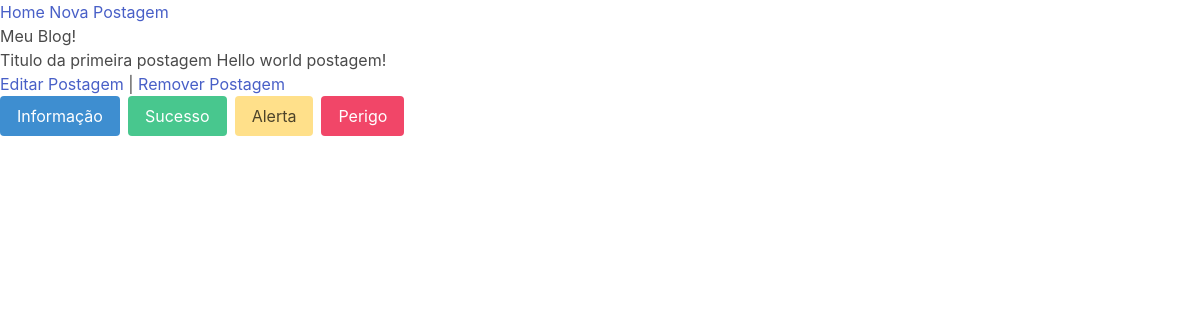
The page /blog/postagem/1/ on the database its author committed.
### blog/models.py (models this page shows, shortened)
class Postagem(models.Model):
    titulo = models.CharField(max_length=200)
    conteudo = models.TextField()
    publicada = models.DateTimeField(default=timezone.now)
    criada = models.DateTimeField(auto_now_add=True)
    atualizada = models.DateTimeField(auto_now=True)
    autor = models.ForeignKey(User, on_delete=models.CASCADE)
    status_opcoes = {
        ('rascunho', 'Rascunho'),
        ('publicada', 'Publicada'),
    }
    status = models.CharField(max_length=10, choices=status_opcoes, default='rascunho')

### blog/views.py (the view)
# urls.py: path('postagem/<int:pk>/', PostagemView.as_view(), name="postagem"),
class PostagemView(DetailView):
    model = Postagem
    template_name = "blog/postagem.html"

### templates/blog/postagem.html
{% extends 'blog/blog_base.html' %}
{% block conteudo %}
    {{ object.titulo }}
    {{ object.conteudo }}
    <br>
    <a href="{% url 'editar' object.pk %}">Editar Postagem</a> |
    <a href="{% url 'remover' object.pk %}">Remover Postagem</a>
{% endblock conteudo %}

### rows shown on the page
Postagem: titulo "Titulo da primeira postagem", conteudo "Hello world postagem!"
